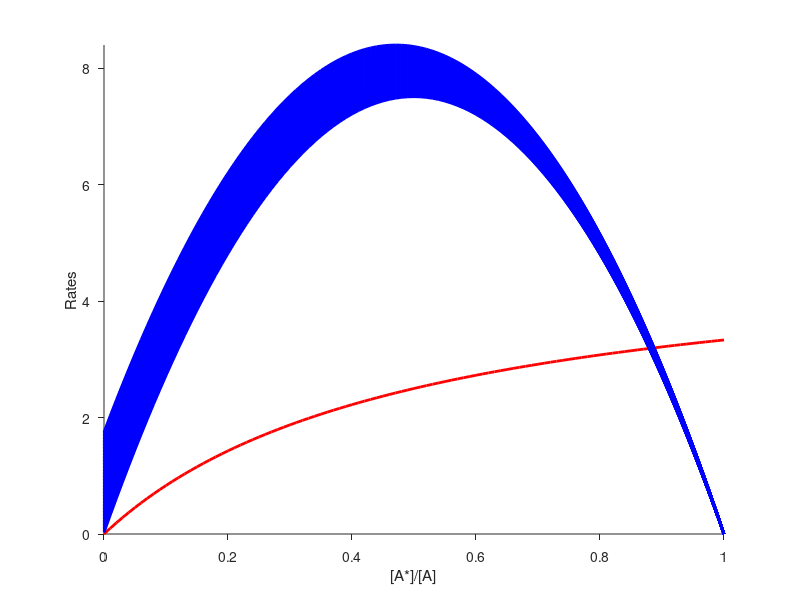
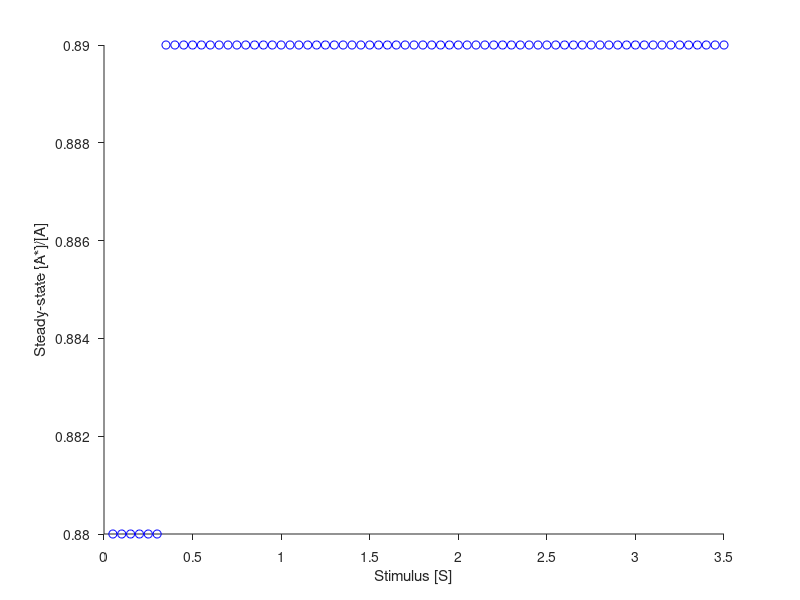

The MATLAB source for these figures, in order:
% % Rate-balance plots
% % 
% % 1) Backward rate saturation, varying S
% % 

close all
clear all

Astar = 0:0.01:1 ;
S = 0.05:0.05:3.5 ;
%S = 0 ;
kplus = 0.5 ;
kfs = 30 ;
%Kmb = 0.05:0.05:3.2 ;
Kmb = 0.5 ;
kminus = 5 ;
h = 4 ; % exponent

%BR = kminus*Astar ;
BR = kminus*(Astar./(Astar+Kmb)) ; % BR saturation
%FR = (kplus*S+kfs*Astar).*(1-Astar) ;
figure
handle1 = gcf ;
hold on 
plot(Astar,BR,'r','LineWidth',2)
set(gca,'TickDir','Out')

figure
handle2 = gcf ;
hold on

for i=1:length(S)
  %FR = (kplus*S+kfs*Astar).*(1-Astar) ;
  %FR = (kplus*S+kfs*(Astar.^h./(Astar.^h+Kmf(i)^h))).*(1-Astar) ;
  %BR = kminus*(Astar./(Astar+Kmf(i))) ; % BR saturation
  FR = (kplus*S(i)+kfs*Astar).*(1-Astar) ;
  figure(handle1)
  plot(Astar,FR,'b','LineWidth',2)
  
  crossings = [] ;
  difference = FR-BR ;
  for iii=2:length(FR)
    if (sign(difference(iii)) ~= sign(difference(iii-1)))
      crossings = [crossings,iii] ;
    end
  end
  figure(handle2)
  plot(S(i),Astar(crossings),'bo')
  
end

figure(handle1)
axis([0 1 0 max(FR)])
set(gca,'TickDir','Out')
xlabel('[A*]/[A]')
ylabel('Rates')

figure(handle2)
set(gca,'TickDir','Out')
xlabel('Stimulus [S]')
ylabel('Steady-state [A*]/[A]')


% % Rate-balance plots
% % 
% % 2) Backward rate saturation, varying Kmf
% % 

% close all
% clear all
% 
% Astar = 0:0.01:1 ;
% %S = 0:0.02:0.5 ;
% S = 0 ;
% kplus = 2 ;
% kfs = 30 ;
% Kmb = 0.05:0.05:3.2 ;
% kminus = 5 ;
% h = 4 ; % exponent
% 
% %BR = kminus*Astar ;
% FR = (kplus*S+kfs*Astar).*(1-Astar) ;
% figure
% handle1 = gcf ;
% hold on 
% plot(Astar,FR,'b','LineWidth',2)
% set(gca,'TickDir','Out')
% 
% figure
% handle2 = gcf ;
% hold on
% 
% for i=1:length(Kmb)
%   %FR = (kplus*S+kfs*Astar).*(1-Astar) ;
%   %FR = (kplus*S+kfs*(Astar.^h./(Astar.^h+Kmf(i)^h))).*(1-Astar) ;
%   BR = kminus*(Astar./(Astar+Kmb(i))) ; % BR saturation
%   figure(handle1)
%   plot(Astar,BR,'r','LineWidth',2)
%   
%   crossings = [] ;
%   difference = FR-BR ;
%   for iii=2:length(FR)
%     if (sign(difference(iii)) ~= sign(difference(iii-1)))
%       crossings = [crossings,iii] ;
%     end
%   end
%   figure(handle2)
%   plot(Kmb(i),Astar(crossings),'bo')
%   
% end
% 
% figure(handle1)
% axis([0 1 0 max(FR)])
% set(gca,'TickDir','Out')
% xlabel('[A*]/[A]')
% ylabel('Rates')
% 
% figure(handle2)
% set(gca,'TickDir','Out')
% xlabel('Kmb')
% ylabel('Steady-state [A*]/[A]')

